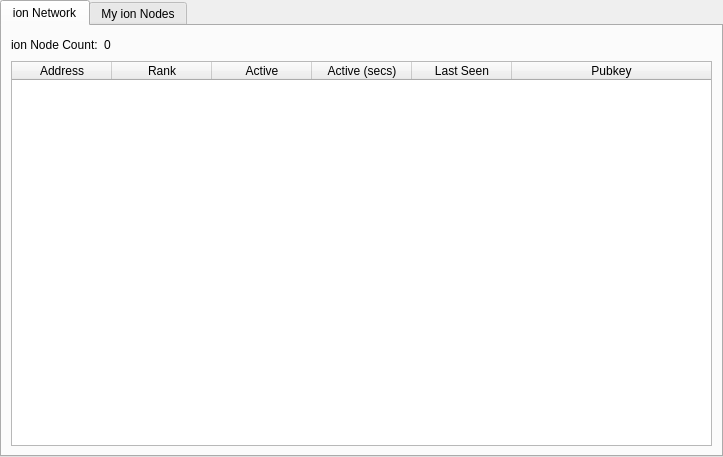
<?xml version="1.0" encoding="UTF-8"?>
<ui version="4.0">
 <class>MasternodeManager</class>
 <widget class="QWidget" name="MasternodeManager">
  <property name="geometry">
   <rect>
    <x>0</x>
    <y>0</y>
    <width>723</width>
    <height>457</height>
   </rect>
  </property>
  <property name="windowTitle">
   <string>Form</string>
  </property>
  <layout class="QVBoxLayout" name="topLayout">
   <property name="leftMargin">
    <number>0</number>
   </property>
   <property name="topMargin">
    <number>0</number>
   </property>
   <property name="rightMargin">
    <number>0</number>
   </property>
   <property name="bottomMargin">
    <number>0</number>
   </property>
   <item>
    <layout class="QVBoxLayout" name="verticalLayout">
     <property name="bottomMargin">
      <number>0</number>
     </property>
     <item>
      <widget class="QTabWidget" name="tabWidget">
       <property name="currentIndex">
        <number>0</number>
       </property>
       <widget class="QWidget" name="tab">
        <attribute name="title">
         <string>ion Network</string>
        </attribute>
        <layout class="QGridLayout" name="gridLayout">
         <item row="1" column="0">
          <widget class="QTableWidget" name="tableWidget">
           <property name="editTriggers">
            <set>QAbstractItemView::NoEditTriggers</set>
           </property>
           <property name="alternatingRowColors">
            <bool>true</bool>
           </property>
           <property name="selectionBehavior">
            <enum>QAbstractItemView::SelectRows</enum>
           </property>
           <attribute name="horizontalHeaderStretchLastSection">
            <bool>true</bool>
           </attribute>
           <column>
            <property name="text">
             <string>Address</string>
            </property>
           </column>
           <column>
            <property name="text">
             <string>Rank</string>
            </property>
           </column>
           <column>
            <property name="text">
             <string>Active</string>
            </property>
           </column>
           <column>
            <property name="text">
             <string>Active (secs)</string>
            </property>
           </column>
           <column>
            <property name="text">
             <string>Last Seen</string>
            </property>
           </column>
           <column>
            <property name="text">
             <string>Pubkey</string>
            </property>
           </column>
          </widget>
         </item>
         <item row="0" column="0">
          <layout class="QHBoxLayout" name="horizontalLayout_3">
           <property name="bottomMargin">
            <number>0</number>
           </property>
           <item>
            <widget class="QLabel" name="label_2">
             <property name="text">
              <string>ion Node Count:</string>
             </property>
            </widget>
           </item>
           <item>
            <widget class="QLabel" name="countLabel">
             <property name="text">
              <string>0</string>
             </property>
            </widget>
           </item>
           <item>
            <spacer name="horizontalSpacer_3">
             <property name="orientation">
              <enum>Qt::Horizontal</enum>
             </property>
             <property name="sizeHint" stdset="0">
              <size>
               <width>40</width>
               <height>20</height>
              </size>
             </property>
            </spacer>
           </item>
          </layout>
         </item>
        </layout>
       </widget>
       <widget class="QWidget" name="tab_2">
        <attribute name="title">
         <string>My ion Nodes</string>
        </attribute>
        <layout class="QGridLayout" name="gridLayout_2">
         <item row="0" column="0">
          <layout class="QVBoxLayout" name="verticalLayout_2">
           <property name="bottomMargin">
            <number>0</number>
           </property>
           <item>
            <layout class="QHBoxLayout" name="horizontalLayout">
             <item>
              <widget class="QPushButton" name="createButton">
               <property name="text">
                <string>&amp;Create...</string>
               </property>
              </widget>
             </item>
             <item>
              <widget class="QPushButton" name="copyAddressButton">
               <property name="text">
                <string>Copy &amp;Address</string>
               </property>
              </widget>
             </item>
             <item>
              <spacer name="horizontalSpacer">
               <property name="orientation">
                <enum>Qt::Horizontal</enum>
               </property>
               <property name="sizeHint" stdset="0">
                <size>
                 <width>40</width>
                 <height>20</height>
                </size>
               </property>
              </spacer>
             </item>
            </layout>
           </item>
           <item>
            <widget class="QTableWidget" name="tableWidget_2">
             <property name="editTriggers">
              <set>QAbstractItemView::NoEditTriggers</set>
             </property>
             <property name="alternatingRowColors">
              <bool>true</bool>
             </property>
             <property name="selectionMode">
              <enum>QAbstractItemView::SingleSelection</enum>
             </property>
             <property name="selectionBehavior">
              <enum>QAbstractItemView::SelectRows</enum>
             </property>
             <attribute name="horizontalHeaderStretchLastSection">
              <bool>true</bool>
             </attribute>
             <column>
              <property name="text">
               <string>Alias</string>
              </property>
             </column>
             <column>
              <property name="text">
               <string>IP/Onion</string>
              </property>
             </column>
             <column>
              <property name="text">
               <string>Status</string>
              </property>
             </column>
             <column>
              <property name="text">
               <string>Collateral Address</string>
              </property>
             </column>
            </widget>
           </item>
           <item>
            <layout class="QHBoxLayout" name="horizontalLayout_2">
             <property name="bottomMargin">
              <number>0</number>
             </property>
             <item>
              <widget class="QPushButton" name="editButton">
               <property name="text">
                <string>&amp;Edit</string>
               </property>
              </widget>
             </item>
             <item>
              <widget class="QPushButton" name="getConfigButton">
               <property name="text">
                <string>&amp;Get Config</string>
               </property>
              </widget>
             </item>
             <item>
              <widget class="QPushButton" name="removeButton">
               <property name="text">
                <string>&amp;Remove</string>
               </property>
              </widget>
             </item>
             <item>
              <spacer name="horizontalSpacer_2">
               <property name="orientation">
                <enum>Qt::Horizontal</enum>
               </property>
               <property name="sizeHint" stdset="0">
                <size>
                 <width>40</width>
                 <height>20</height>
                </size>
               </property>
              </spacer>
             </item>
            </layout>
           </item>
           <item>
            <layout class="QHBoxLayout" name="horizontalLayout_4">
             <property name="bottomMargin">
              <number>0</number>
             </property>
             <item>
              <widget class="QPushButton" name="startButton">
               <property name="text">
                <string>&amp;Start</string>
               </property>
              </widget>
             </item>
             <item>
              <widget class="QPushButton" name="stopButton">
               <property name="text">
                <string>Sto&amp;p</string>
               </property>
              </widget>
             </item>
             <item>
              <spacer name="horizontalSpacer_4">
               <property name="orientation">
                <enum>Qt::Horizontal</enum>
               </property>
               <property name="sizeHint" stdset="0">
                <size>
                 <width>40</width>
                 <height>20</height>
                </size>
               </property>
              </spacer>
             </item>
            </layout>
           </item>
           <item>
            <layout class="QHBoxLayout" name="horizontalLayout_5">
             <property name="bottomMargin">
              <number>0</number>
             </property>
             <item>
              <widget class="QPushButton" name="startAllButton">
               <property name="text">
                <string>S&amp;tart All</string>
               </property>
              </widget>
             </item>
             <item>
              <widget class="QPushButton" name="stopAllButton">
               <property name="text">
                <string>St&amp;op All</string>
               </property>
              </widget>
             </item>
             <item>
              <spacer name="horizontalSpacer_5">
               <property name="orientation">
                <enum>Qt::Horizontal</enum>
               </property>
               <property name="sizeHint" stdset="0">
                <size>
                 <width>40</width>
                 <height>20</height>
                </size>
               </property>
              </spacer>
             </item>
            </layout>
           </item>
          </layout>
         </item>
        </layout>
       </widget>
      </widget>
     </item>
    </layout>
   </item>
  </layout>
 </widget>
 <resources/>
 <connections/>
</ui>
